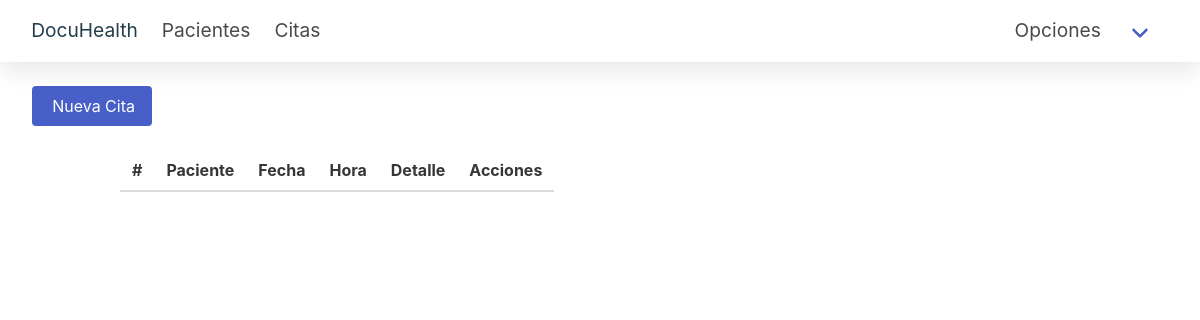
The page /quotes/ (signed in) on the database as committed earlier.
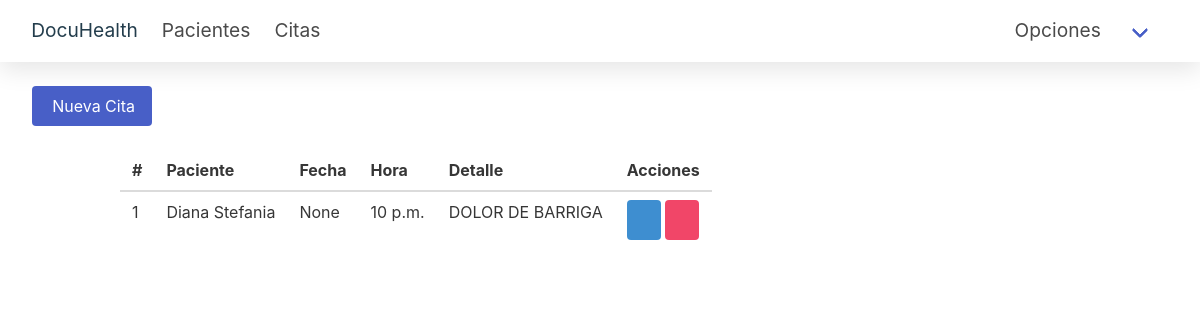
The same page on the database as committed later.
### tertiary/models.py (models this page shows)
class cita(models.Model):
    id_doctor_paciente = models.ForeignKey(doctor_paciente, on_delete=models.CASCADE)
    fecha = models.DateField()
    hora = models.TimeField()
    detalle = models.TextField()

### secondary/models.py (models this page shows, shortened)
class doctor_paciente(models.Model):
    id_doctor = models.ForeignKey(doctor,on_delete=models.CASCADE)
    id_paciente = models.ForeignKey(paciente,on_delete=models.CASCADE)

class paciente(models.Model):
    id_persona = models.ForeignKey(persona,on_delete=models.CASCADE)
    domicilio = models.CharField(max_length=100)
    fecha_nacimiento = models.DateField(auto_now_add=False)
    numero_ficha = models.CharField(max_length=10)
    tipo_sangre = models.CharField(max_length=10)

### primary/models.py (models this page shows, shortened)
class persona(models.Model):
    dni = models.CharField(max_length=10)
    nombres = models.CharField(max_length=100)
    apellidos = models.CharField(max_length=100)
    correo = models.EmailField(max_length=100, unique=True)
    telefono = models.CharField(max_length=10)
    sexo = models.CharField(max_length=10)

### tertiary/views.py (the view)
# urls.py: path('quotes/', views.lista_citas, name='lista_citas'),
@login_required
def lista_citas(request):
    doctor_instance = doctor.objects.get(id_usuario=request.user)
    doctor_paciente_list = doctor_paciente.objects.filter(id_doctor=doctor_instance)
    citas = cita.objects.filter(id_doctor_paciente__in=doctor_paciente_list).order_by('fecha', 'hora')
    context = {
        'citas': citas
    }
    return render(request, 'template/quotes.html', context)

### tertiary/template/quotes.html (shortened to what this page needs)
{% extends "base.html" %} {% block title %}Citas{% endblock %}
{% block content %}
     <br />
    <div class="container is-fluid">
        <div class="buttons">
            <button class="button is-link modal-button" data-target="modal-patient">
                Nueva Cita
            </button>
        </div>
        <div class="container is-max-widescreen">
            <table class="table">
                <thead>
                <tr>
                    <th>#</th>
                    <th>Paciente</th>
                    <th>Fecha</th>
                    <th>Hora</th>
                    <th>Detalle</th>
                    <th>Acciones</th>
                </tr>
                </thead>
                <tbody>
                {% for cita in citas %}
                    <tr>
                    <td>{{ cita.id }}</td>
                        <td>{{ cita.id_doctor_paciente.id_paciente.id_persona.nombres }} {{ cita.id_doctor_paciente.id_paciente.id_persona.apellidos }}</td>
                        <td>{{ cita.fecha }}</td>
                        <td>{{ cita.hora }}</td>
                        <td>{{ cita.detalle }}</td>
                        <td>
                            <button type="button" class="button is-info" data-toggle="modal"
                                    data-target="#modalEditarCita{{ cita.pk }}">
                            </button>
                            <a href="{% url 'eliminar_cita' cita.pk %}" class="button is-danger">
                            </a>
                        </td>
                    </tr>
                {% endfor %}
                </tbody>
            </table>
        </div>
    </div>
{% endblock %}

### secondary/templates/base.html (shortened to what this page needs)
{% load static %}
<!DOCTYPE html>
<html>
  <head>
    <link
      rel="stylesheet"
      href="https://cdn.jsdelivr.net/npm/bulma@0.9.4/css/bulma.min.css"
    />
    <link
      href="https://cdn.jsdelivr.net/gh/eliyantosarage/font-awesome-pro@main/fontawesome-pro-6.5.1-web/css/all.min.css"
      rel="stylesheet"
    />
    <link rel="stylesheet" href="{% static 'css/header.css' %}" />
  </head>
  <body>
    <header class="header">
      <nav
        class="navbar is-transparent"
        style="padding-left: 1em; padding-right: 1.5em"
      >
        <div class="navbar-brand">
          <a class="navbar-item logo" href="/dashboard">
            DocuHealth
          </a>
        </div>
        <div id="navMenu" class="navbar-menu">
          <div class="navbar-start">
            <a class="navbar-item" href="/patient"> Pacientes </a>
            <a class="navbar-item" href="/quotes"> Citas </a>
          </div>
          <div class="navbar-end">
            <div
              class="navbar-item has-dropdown is-hoverable"
              style="padding-right: 0.5em"
            >
              <a class="navbar-link" style="padding-right: 3.5em">
                Opciones
              </a>
            </div>
          </div>
        </div>
      </nav>
    </header>
    <main>{% block content %} {% endblock %}</main>
  </body>
</html>

### secondary/static/css/header.css (style rules this page uses)
:root { --azul:#1B75BC; --celeste:#3DA5DA; --azul-oscuro:#233D4C; --gris:#444f55; --black:#444; --light-color:#777; --green:#16a085; --box-shadow:.5rem .5rem 0 rgba(22, 160, 133, .2); --text-shadow:.4rem .4rem 0 rgba(0, 0, 0, .2); --border:.2rem solid var(--azul); }
.header { padding-top: 0.3rem; padding-bottom: 0.3rem; box-shadow: 0 0.5rem 1.5rem rgba(0, 0, 0, 0.1); background: #fff; }
.header .logo { font-size: 2.5rem; color:var(--azul-oscuro) }
.header .navbar a { font-size: 1.2rem; }

Rows that differ between the two databases and show on the page:
added cita: id "1", id_doctor_paciente.id_paciente.id_persona.nombres "Diana", id_doctor_paciente.id_paciente.id_persona.apellidos "Stefania", fecha "None", hora "10 p.m.", detalle "DOLOR DE BARRIGA"
